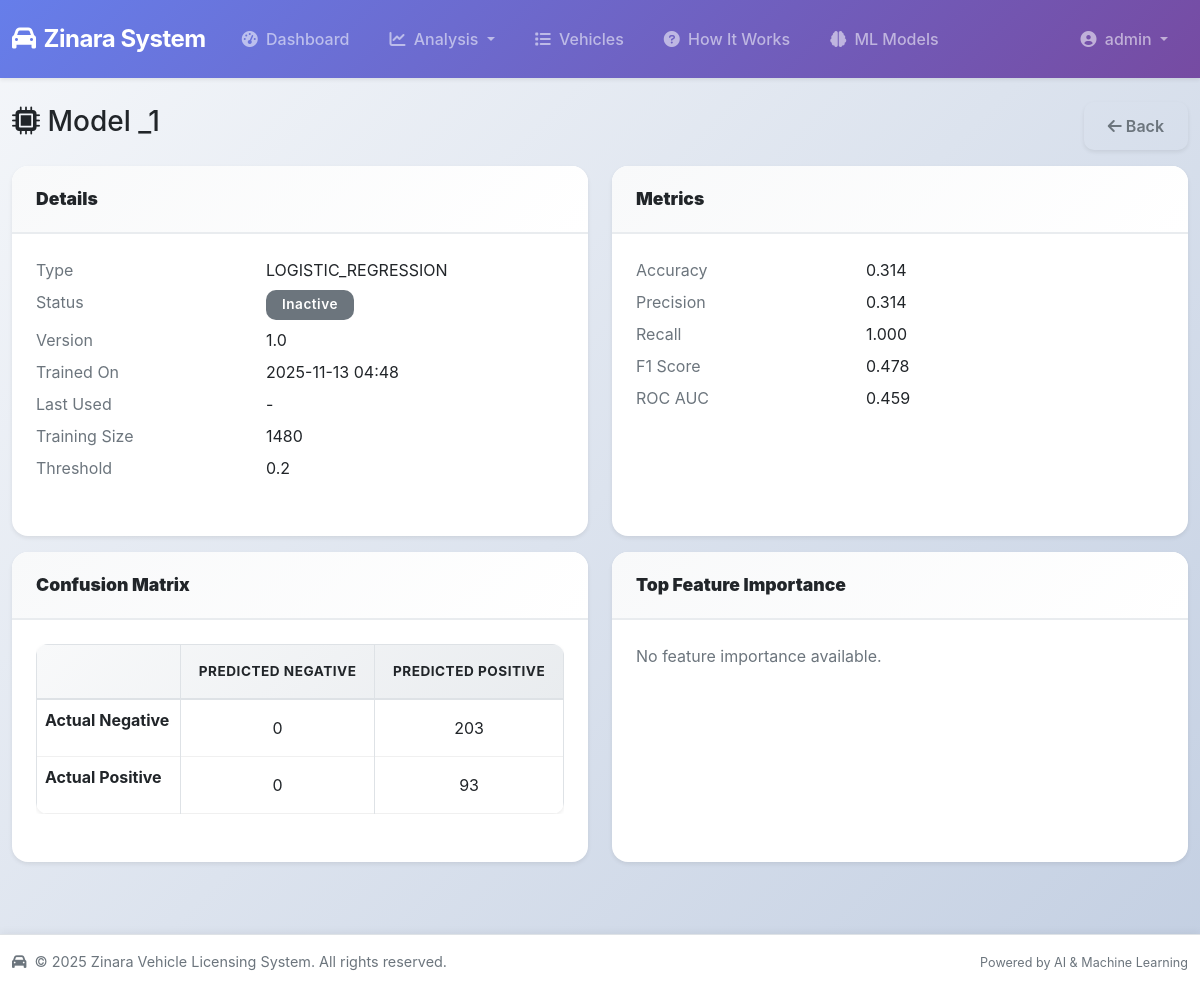
Screenshot of /ml/15/ (signed in) with the database file from the repository.
### apps/ml_models/models.py (models this page shows, shortened)
class MLModel(models.Model):
    MODEL_TYPES = [
        ('logistic_regression', 'Logistic Regression'),
        ('decision_tree', 'Decision Tree'),
        ('random_forest', 'Random Forest'),
        ('xgboost', 'XGBoost'),
    ]
    STATUS_CHOICES = [
        ('training', 'Training'),
        ('active', 'Active'),
        ('inactive', 'Inactive'),
        ('failed', 'Failed'),
    ]
    name = models.CharField(max_length=100)
    model_type = models.CharField(max_length=30, choices=MODEL_TYPES)
    version = models.CharField(max_length=20)
    file_path = models.CharField(max_length=255)
    status = models.CharField(max_length=20, choices=STATUS_CHOICES, default='training')
    accuracy = models.FloatField(null=True, blank=True)
    precision = models.FloatField(null=True, blank=True)
    recall = models.FloatField(null=True, blank=True)
    f1_score = models.FloatField(null=True, blank=True)
    roc_auc = models.FloatField(null=True, blank=True)
    threshold = models.FloatField(null=True, blank=True, help_text="Optimal threshold for predictions")
    training_data_size = models.IntegerField(null=True, blank=True)
    feature_importance = models.JSONField(null=True, blank=True)
    hyperparameters = models.JSONField(null=True, blank=True)
    confusion_matrix = models.JSONField(null=True, blank=True, help_text="Confusion matrix: [[TN, FP], [FN, TP]]")
    created_by = models.ForeignKey(User, on_delete=models.CASCADE)
    created_at = models.DateTimeField(auto_now_add=True)
    last_used = models.DateTimeField(null=True, blank=True)
    class Meta:
        db_table = 'ml_models'
        ordering = ['-created_at']
        unique_together = ['name', 'version']

### apps/ml_models/views.py (the view)
# urls.py: path('<int:model_id>/', views.model_detail, name='model_detail'),
@login_required
def model_detail(request, model_id):
    model = get_object_or_404(MLModel, id=model_id)
    training_jobs = ModelTrainingJob.objects.filter(model=model).order_by('-started_at')
    conf_matrix = None
    if getattr(model, 'confusion_matrix', None):
        if isinstance(model.confusion_matrix, dict):
            conf_matrix = model.confusion_matrix.get('matrix') or model.confusion_matrix
        elif isinstance(model.confusion_matrix, list):
            conf_matrix = model.confusion_matrix
    feature_importance_items = []
    if model.feature_importance:
        if isinstance(model.feature_importance, dict):
            feature_importance_items = sorted(model.feature_importance.items(), key=lambda item: item[1], reverse=True)
        elif isinstance(model.feature_importance, list):
            feature_importance_items = model.feature_importance
    metrics_available = any([
        model.accuracy,
        model.precision,
        model.recall,
        model.f1_score,
        model.roc_auc,
    ])
    context = {
        'model': model,
        'training_jobs': training_jobs,
        'feature_importance_items': feature_importance_items,
        'confusion_matrix': conf_matrix,
        'threshold': getattr(model, 'threshold', None),
        'metrics_available': metrics_available,
    }
    return render(request, 'ml_models/model_detail.html', context)

### templates/ml_models/model_detail.html (shortened to what this page needs)
{% extends 'base.html' %}
{% block content %}
<div class="row mb-3">
    <div class="col-12 d-flex justify-content-between align-items-center">
        <h3><i class="fas fa-microchip"></i> Model {{ model.name }}</h3>
        <a class="btn btn-outline-secondary" href="{% url 'ml_models:model_list' %}"><i class="fas fa-arrow-left"></i> Back</a>
    </div>
</div>
<div class="row">
    <div class="col-md-6 mb-3">
        <div class="card">
            <div class="card-header"><strong>Details</strong></div>
            <div class="card-body">
                <div class="row mb-2"><div class="col-5 text-muted">Type</div><div class="col-7">{{ model.model_type|upper }}</div></div>
                <div class="row mb-2"><div class="col-5 text-muted">Status</div><div class="col-7"><span class="badge bg-{% if model.status == 'active' %}success{% elif model.status == 'training' %}warning{% elif model.status == 'failed' %}danger{% else %}secondary{% endif %}">{{ model.status|title }}</span></div></div>
                <div class="row mb-2"><div class="col-5 text-muted">Version</div><div class="col-7">{{ model.version }}</div></div>
                <div class="row mb-2"><div class="col-5 text-muted">Trained On</div><div class="col-7">{{ model.created_at|date:"Y-m-d H:i" }}</div></div>
                <div class="row mb-2"><div class="col-5 text-muted">Last Used</div><div class="col-7">{{ model.last_used|date:"Y-m-d H:i"|default:"-" }}</div></div>
                <div class="row mb-2"><div class="col-5 text-muted">Training Size</div><div class="col-7">{{ model.training_data_size|default:"-" }}</div></div>
                <div class="row mb-2"><div class="col-5 text-muted">Threshold</div><div class="col-7">{{ threshold|default:"-" }}</div></div>
            </div>
        </div>
    </div>
    <div class="col-md-6 mb-3">
        <div class="card">
            <div class="card-header"><strong>Metrics</strong></div>
            <div class="card-body">
                <div class="row mb-2"><div class="col-5 text-muted">Accuracy</div><div class="col-7">{{ model.accuracy|floatformat:3|default:"-" }}</div></div>
                <div class="row mb-2"><div class="col-5 text-muted">Precision</div><div class="col-7">{{ model.precision|floatformat:3|default:"-" }}</div></div>
                <div class="row mb-2"><div class="col-5 text-muted">Recall</div><div class="col-7">{{ model.recall|floatformat:3|default:"-" }}</div></div>
                <div class="row mb-2"><div class="col-5 text-muted">F1 Score</div><div class="col-7">{{ model.f1_score|floatformat:3|default:"-" }}</div></div>
                <div class="row mb-2"><div class="col-5 text-muted">ROC AUC</div><div class="col-7">{{ model.roc_auc|floatformat:3|default:"-" }}</div></div>
            </div>
        </div>
    </div>
</div>
<div class="row">
    <div class="col-md-6 mb-3">
        <div class="card">
            <div class="card-header"><strong>Confusion Matrix</strong></div>
            <div class="card-body">
                {% if confusion_matrix %}
                <div class="table-responsive">
                    <table class="table table-bordered mb-0 text-center">
                        <thead>
                            <tr>
                                <th></th>
                                <th>Predicted Negative</th>
                                <th>Predicted Positive</th>
                            </tr>
                        </thead>
                        <tbody>
                            <tr>
                                <th class="text-start">Actual Negative</th>
                                <td>{{ confusion_matrix.0.0 }}</td>
                                <td>{{ confusion_matrix.0.1 }}</td>
                            </tr>
                            <tr>
                                <th class="text-start">Actual Positive</th>
                                <td>{{ confusion_matrix.1.0 }}</td>
                                <td>{{ confusion_matrix.1.1 }}</td>
                            </tr>
                        </tbody>
                    </table>
                </div>
                {% else %}
                <p class="text-muted mb-0">Confusion matrix is not available.</p>
                {% endif %}
            </div>
        </div>
    </div>
    <div class="col-md-6 mb-3">
        <div class="card">
            <div class="card-header"><strong>Top Feature Importance</strong></div>
            <div class="card-body">
                {% if feature_importance %}
                <div class="table-responsive">
                    <table class="table table-sm">
                        <thead><tr><th>Feature</th><th>Importance</th></tr></thead>
                        <tbody>
                            {% for item in feature_importance.items %}
                            <tr><td>{{ item.0 }}</td><td>{{ item.1 }}</td></tr>
                            {% endfor %}
                        </tbody>
                    </table>
                </div>
                {% else %}
                <p class="text-muted mb-0">No feature importance available.</p>
                {% endif %}
            </div>
        </div>
    </div>
</div>
{% endblock %}

### templates/base.html (shortened to what this page needs)
{% load static %}
<!DOCTYPE html>
<html lang="en">
<head>
    <link href="https://cdn.jsdelivr.net/npm/bootstrap@5.1.3/dist/css/bootstrap.min.css" rel="stylesheet">
    <link href="https://cdnjs.cloudflare.com/ajax/libs/font-awesome/6.0.0/css/all.min.css" rel="stylesheet">
    <link href="{% static 'css/app.css' %}" rel="stylesheet">
</head>
<body class="d-flex flex-column min-vh-100">
    <nav class="navbar navbar-expand-lg navbar-dark bg-primary shadow-sm">
        <div class="container-fluid">
            <a class="navbar-brand fw-bold" href="{% url 'core:home' %}">
                <i class="fas fa-car me-2"></i>Zinara System
            </a>
            <div class="collapse navbar-collapse" id="navbarNav">
                <ul class="navbar-nav me-auto">
                    {% if user.is_authenticated %}
                        <li class="nav-item">
                            <a class="nav-link" href="{% url 'dashboard:overview' %}">
                                <i class="fas fa-tachometer-alt me-1"></i> Dashboard
                            </a>
                        </li>
                        <li class="nav-item dropdown">
                            <a class="nav-link dropdown-toggle" href="#" id="analysisDropdown" role="button" data-bs-toggle="dropdown" aria-expanded="false">
                                <i class="fas fa-chart-line me-1"></i> Analysis
                            </a>
                        </li>
                        <li class="nav-item">
                            <a class="nav-link" href="{% url 'dashboard:vehicle_list' %}">
                                <i class="fas fa-list me-1"></i> Vehicles
                            </a>
                        </li>
                        <li class="nav-item">
                            <a class="nav-link" href="{% url 'dashboard:model_explanation' %}">
                                <i class="fas fa-question-circle me-1"></i> How It Works
                            </a>
                        </li>
                        <li class="nav-item">
                            <a class="nav-link" href="{% url 'ml_models:model_list' %}">
                                <i class="fas fa-brain me-1"></i> ML Models
                            </a>
                        </li>
                    {% endif %}
                </ul>
                <ul class="navbar-nav">
                    {% if user.is_authenticated %}
                        <li class="nav-item dropdown">
                            <a class="nav-link dropdown-toggle" href="#" id="userDropdown" role="button" data-bs-toggle="dropdown" aria-expanded="false">
                                <i class="fas fa-user-circle me-1"></i> {{ user.username }}
                            </a>
                        </li>
                    {% else %}
                        <li class="nav-item">
                            <a class="nav-link" href="{% url 'core:login' %}">
                                <i class="fas fa-sign-in-alt me-1"></i> Login
                            </a>
                        </li>
                    {% endif %}
                </ul>
            </div>
        </div>
    </nav>
    <main class="flex-grow-1">
        <div class="container-fluid py-4">
            {% block content %}{% endblock %}
        </div>
    </main>
    <footer class="footer mt-auto py-3 bg-light border-top">
        <div class="container-fluid">
            <div class="row">
                <div class="col-md-6 text-center text-md-start">
                    <p class="mb-0 text-muted">
                        <i class="fas fa-car me-1"></i>
                        &copy; 2025 Zinara Vehicle Licensing System. All rights reserved.
                    </p>
                </div>
                <div class="col-md-6 text-center text-md-end">
                    <p class="mb-0 text-muted">
                        <small>Powered by AI & Machine Learning</small>
                    </p>
                </div>
            </div>
        </div>
    </footer>
</body>
</html>

### static/css/app.css (style rules this page uses)
:root { --primary-color: #0d6efd; --secondary-color: #6c757d; --success-color: #198754; --danger-color: #dc3545; --warning-color: #ffc107; --info-color: #0dcaf0; --light-bg: #f8f9fa; --dark-text: #212529; --shadow-sm: 0 2px 4px rgba(0,0,0,0.08); --shadow-md: 0 4px 12px rgba(0,0,0,0.1); --shadow-lg: 0 8px 24px rgba(0,0,0,0.12); }
html { height: 100%; }
body { font-family: -apple-system, BlinkMacSystemFont, "Segoe UI", Roboto, "Helvetica Neue", Arial, "Noto Sans", "Liberation Sans", sans-serif; background: linear-gradient(135deg, #f5f7fa 0%, #c3cfe2 100%); background-attachment: fixed; color: var(--dark-text); min-height: 100vh; display: flex; flex-direction: column; }
.navbar { background: linear-gradient(135deg, #667eea 0%, #764ba2 100%) !important; box-shadow: var(--shadow-md); padding: 1rem 0; }
.navbar-brand { font-weight: 700; font-size: 1.5rem; letter-spacing: -0.5px; }
.navbar-nav .nav-link { font-weight: 500; padding: 0.5rem 1rem !important; transition: all 0.3s ease; border-radius: 8px; margin: 0 0.25rem; }
main { flex: 1 0 auto; width: 100%; padding-bottom: 2rem; }
.container-fluid { max-width: 1400px; }
.card { border: none; border-radius: 16px; box-shadow: var(--shadow-sm); transition: all 0.3s ease; margin-bottom: 1.5rem; overflow: hidden; background: white; display: flex; flex-direction: column; height: 100%; }
.card-header { background: linear-gradient(135deg, #f8f9fa 0%, #ffffff 100%); border-bottom: 2px solid #e9ecef; border-top-left-radius: 16px; border-top-right-radius: 16px; font-weight: 600; padding: 1.25rem 1.5rem; font-size: 1.1rem; }
.card-body { padding: 1.5rem; flex: 1; display: flex; flex-direction: column; }
.btn { border-radius: 10px; padding: 0.75rem 1.5rem; font-weight: 600; transition: all 0.3s ease; border: none; box-shadow: var(--shadow-sm); }
.badge { border-radius: 10px; padding: 0.5rem 1rem; font-weight: 600; font-size: 0.85rem; letter-spacing: 0.5px; }
footer.footer { flex-shrink: 0; background: white !important; border-top: 2px solid #e9ecef; box-shadow: 0 -2px 8px rgba(0,0,0,0.05); margin-top: auto; width: 100%; }
.footer p { margin: 0; font-size: 0.9rem; }
.table { border-radius: 12px; overflow: hidden; background: white; box-shadow: var(--shadow-sm); }
.table thead { background: linear-gradient(135deg, #f8f9fa 0%, #e9ecef 100%); }
.table thead th { font-weight: 700; text-transform: uppercase; font-size: 0.85rem; letter-spacing: 0.5px; border-bottom: 2px solid #dee2e6; padding: 1rem; }
.table tbody tr { transition: all 0.2s; border-bottom: 1px solid #f0f0f0; }
.table tbody td { padding: 1rem; vertical-align: middle; }
.card { animation: slideIn 0.6s ease-out; }

### rows the page displays
MLModel: name "_1", model_type "LOGISTIC_REGRESSION", status "Inactive", version "1.0", created_at "2025-11-13 04:48", last_used "-", training_data_size "1480", threshold "0.2", accuracy "0.314", precision "0.314", recall "1.000", f1_score "0.478", roc_auc "0.459"

### other values shown
{{ user.username }} "admin"
{{ confusion_matrix.0.0 }} "0"
{{ confusion_matrix.0.1 }} "203"
{{ confusion_matrix.1.0 }} "0"
{{ confusion_matrix.1.1 }} "93"
